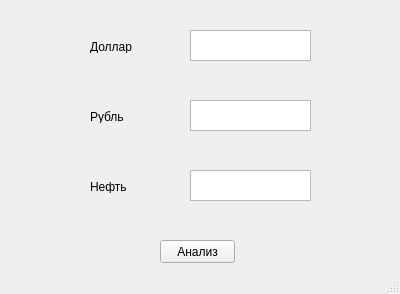
<?xml version="1.0" encoding="UTF-8"?>
<ui version="4.0">
 <class>MainWindow</class>
 <widget class="QMainWindow" name="MainWindow">
  <property name="geometry">
   <rect>
    <x>0</x>
    <y>0</y>
    <width>400</width>
    <height>294</height>
   </rect>
  </property>
  <property name="windowTitle">
   <string>MainWindow</string>
  </property>
  <widget class="QWidget" name="centralwidget">
   <widget class="QPushButton" name="pushButton">
    <property name="geometry">
     <rect>
      <x>160</x>
      <y>240</y>
      <width>75</width>
      <height>23</height>
     </rect>
    </property>
    <property name="text">
     <string>Анализ</string>
    </property>
   </widget>
   <widget class="QTextEdit" name="textEdit">
    <property name="geometry">
     <rect>
      <x>190</x>
      <y>30</y>
      <width>121</width>
      <height>31</height>
     </rect>
    </property>
   </widget>
   <widget class="QLabel" name="label">
    <property name="geometry">
     <rect>
      <x>90</x>
      <y>40</y>
      <width>47</width>
      <height>13</height>
     </rect>
    </property>
    <property name="text">
     <string>Доллар</string>
    </property>
   </widget>
   <widget class="QLabel" name="label_2">
    <property name="geometry">
     <rect>
      <x>90</x>
      <y>110</y>
      <width>47</width>
      <height>13</height>
     </rect>
    </property>
    <property name="text">
     <string>Рубль</string>
    </property>
   </widget>
   <widget class="QTextEdit" name="textEdit_2">
    <property name="geometry">
     <rect>
      <x>190</x>
      <y>100</y>
      <width>121</width>
      <height>31</height>
     </rect>
    </property>
   </widget>
   <widget class="QTextEdit" name="textEdit_3">
    <property name="geometry">
     <rect>
      <x>190</x>
      <y>170</y>
      <width>121</width>
      <height>31</height>
     </rect>
    </property>
   </widget>
   <widget class="QLabel" name="label_3">
    <property name="geometry">
     <rect>
      <x>90</x>
      <y>180</y>
      <width>47</width>
      <height>13</height>
     </rect>
    </property>
    <property name="text">
     <string>Нефть</string>
    </property>
   </widget>
  </widget>
  <widget class="QStatusBar" name="statusbar"/>
 </widget>
 <resources/>
 <connections/>
</ui>
